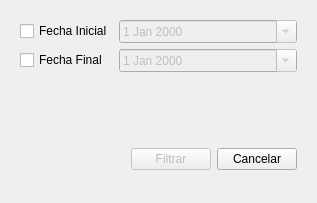
<?xml version="1.0" encoding="UTF-8"?>
<ui version="4.0">
 <class>frame_3</class>
 <widget class="QFrame" name="frame_3">
  <property name="geometry">
   <rect>
    <x>0</x>
    <y>0</y>
    <width>317</width>
    <height>203</height>
   </rect>
  </property>
  <property name="windowTitle">
   <string>Punto de Venta Grupo ECCOS - Filtrar Ventas</string>
  </property>
  <layout class="QVBoxLayout" name="verticalLayout">
   <item>
    <widget class="QFrame" name="frame">
     <property name="frameShape">
      <enum>QFrame::NoFrame</enum>
     </property>
     <property name="frameShadow">
      <enum>QFrame::Raised</enum>
     </property>
     <layout class="QGridLayout" name="gridLayout">
      <item row="1" column="0">
       <widget class="QCheckBox" name="final_sale_date_check_box">
        <property name="text">
         <string>Fecha Final</string>
        </property>
       </widget>
      </item>
      <item row="1" column="1">
       <widget class="QDateEdit" name="final_date_edit">
        <property name="enabled">
         <bool>false</bool>
        </property>
        <property name="calendarPopup">
         <bool>true</bool>
        </property>
       </widget>
      </item>
      <item row="0" column="0">
       <widget class="QCheckBox" name="initial_sale_date_check_box">
        <property name="sizePolicy">
         <sizepolicy hsizetype="Maximum" vsizetype="Maximum">
          <horstretch>0</horstretch>
          <verstretch>0</verstretch>
         </sizepolicy>
        </property>
        <property name="text">
         <string>Fecha Inicial</string>
        </property>
       </widget>
      </item>
      <item row="0" column="1">
       <widget class="QDateEdit" name="initial_date_edit">
        <property name="enabled">
         <bool>false</bool>
        </property>
        <property name="calendarPopup">
         <bool>true</bool>
        </property>
       </widget>
      </item>
     </layout>
    </widget>
   </item>
   <item>
    <spacer name="verticalSpacer">
     <property name="orientation">
      <enum>Qt::Vertical</enum>
     </property>
     <property name="sizeType">
      <enum>QSizePolicy::Fixed</enum>
     </property>
     <property name="sizeHint" stdset="0">
      <size>
       <width>20</width>
       <height>40</height>
      </size>
     </property>
    </spacer>
   </item>
   <item>
    <widget class="QFrame" name="frame_2">
     <property name="frameShape">
      <enum>QFrame::NoFrame</enum>
     </property>
     <property name="frameShadow">
      <enum>QFrame::Raised</enum>
     </property>
     <layout class="QHBoxLayout" name="horizontalLayout">
      <item>
       <spacer name="horizontalSpacer">
        <property name="orientation">
         <enum>Qt::Horizontal</enum>
        </property>
        <property name="sizeHint" stdset="0">
         <size>
          <width>40</width>
          <height>20</height>
         </size>
        </property>
       </spacer>
      </item>
      <item>
       <widget class="QPushButton" name="filter_button">
        <property name="enabled">
         <bool>false</bool>
        </property>
        <property name="cursor">
         <cursorShape>PointingHandCursor</cursorShape>
        </property>
        <property name="text">
         <string>Filtrar</string>
        </property>
       </widget>
      </item>
      <item>
       <widget class="QPushButton" name="cancel_button">
        <property name="cursor">
         <cursorShape>PointingHandCursor</cursorShape>
        </property>
        <property name="text">
         <string>Cancelar</string>
        </property>
       </widget>
      </item>
     </layout>
    </widget>
   </item>
  </layout>
 </widget>
 <resources/>
 <connections/>
</ui>
